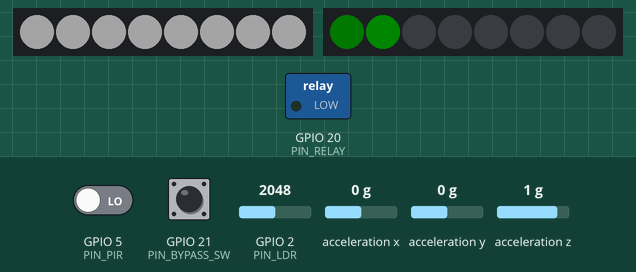
Recording of a sketch running on a simulated ESP32-C3. Parts: 2 × 8 RGB LEDs in strip order, left to right, switched loads named in the sketch (green lamp = pin HIGH). Wiring (inferred from the names in the program): MPU-6050 motion sensor at I2C address 0x68. Inputs (shaded band) come from the test bench; at power-on: acceleration z 1 g, GPIO 2 (PIN_LDR) = 2048, GPIO 5 (PIN_PIR) LOW, GPIO 21 (PIN_BYPASS_SW) HIGH, acceleration x 0 g, acceleration y 0 g. Dim RGB values are drawn brighter than linear; WiFi joins after 1.5 s; servers stay silent unless stated; EEPROM starts erased; no radio packets arrive unless stated; what the sketch prints to the serial monitor is not drawn.

Above: at 2.37 s.
2.8 s: acceleration z set to 0.1 g
5.8 s: acceleration z set to -0.2 g
At 5.97 s:
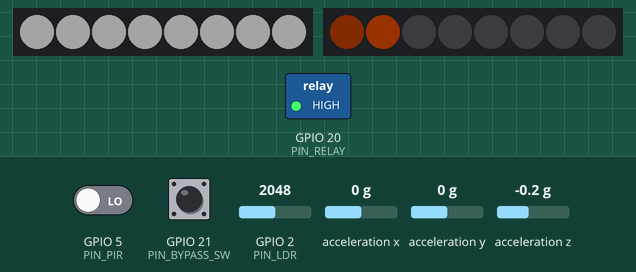
8.1 s: GPIO 2 (PIN_LDR) set to 428
9.6 s: GPIO 2 (PIN_LDR) set to 357
At 9.76 s:
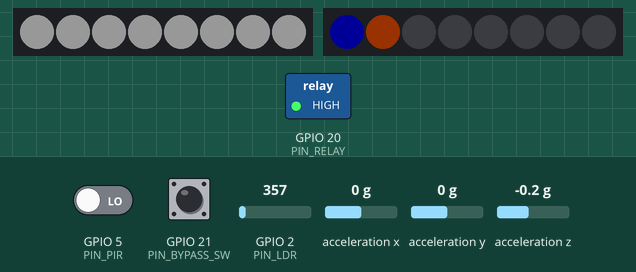
At 10.47 s:
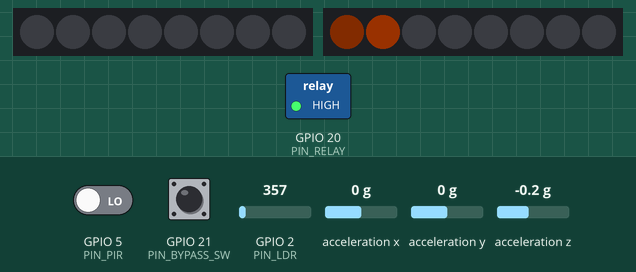
Timing chart, 0 to 17.7 s (numbered marks = the images above; inputs shaded):
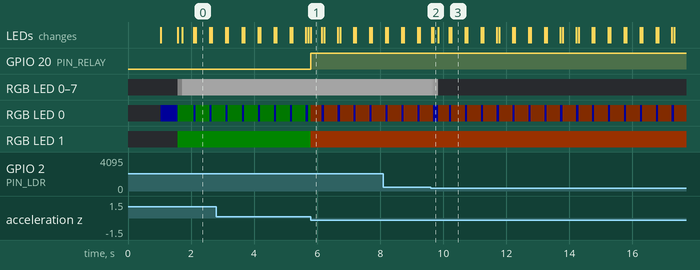

The sketch:

slave.ino
```cpp
// ════════════════════════════════════════════════════════════════
//  BlueArc Systems — Slave Node
//  File: slave.ino  |  ESP32-C3 Super Mini
//
//  Libraries required:
//    - LoRa             by Sandeep Mistry
//    - ArduinoJson      by Benoit Blanchon   (v6.x)
//    - Adafruit NeoPixel by Adafruit
//    - Adafruit INA260  by Adafruit           (A1 only)
//
//  Board: "ESP32C3 Dev Module"
// ════════════════════════════════════════════════════════════════

#include <Arduino.h>
#include <Wire.h>
#include <Preferences.h>
#include <Adafruit_NeoPixel.h>

#include "config.h"
#include "lora_comms.h"
#include "wifi_config.h"

#if ENABLE_INA260
  #include <Adafruit_INA260.h>
#endif

// ═════════════════════════════════════════════════════════════════
//  GLOBALS
// ═════════════════════════════════════════════════════════════════

Preferences prefs;

// Config — loaded from flash on boot
char  g_slaveId[4]       = SLAVE_ID;
float g_lat              = DEFAULT_LAT;
float g_lon              = DEFAULT_LON;
bool  g_bypassIntentFlag = false;
bool  g_relayTripped     = false;

NodeData g_node;

Adafruit_NeoPixel stripStreet(NUM_LEDS_STREET, PIN_WS2812_STREET, NEO_GRB + NEO_KHZ800);
Adafruit_NeoPixel stripStatus(NUM_LEDS_STATUS,  PIN_WS2812_STATUS, NEO_GRB + NEO_KHZ800);

unsigned long g_lastTxMs       = 0;
unsigned long g_pirTriggeredMs = 0;
unsigned long g_lastSerialMs   = 0;
unsigned long g_pirLastHighMs  = 0;
bool          g_pirActive      = false;
bool          g_pirDebounced   = false;
#define PIR_DEBOUNCE_MS  500

uint8_t g_currentBrightness = 0;
uint8_t g_targetBrightness  = 0;

float g_inaVoltageV  = 0.0f;
float g_inaCurrentMA = 0.0f;
float g_totalSavingWh  = 0.0f;
unsigned long g_lastEnergyMs = 0;
const float   ENERGY_RATE_RS = 7.0f;  // ₹/kWh

float g_tiltOffset    = 0.0f;
bool  g_tiltCalibrated = false;

#if ENABLE_INA260
  Adafruit_INA260 ina260;
#endif

#define MPU_ADDR       0x68
#define MPU_PWR_MGMT_1 0x6B
#define MPU_ACCEL_XOUT 0x3B

// ═════════════════════════════════════════════════════════════════
//  RELAY CONTROL
// ═════════════════════════════════════════════════════════════════

void tripRelay(const char* reason) {
  if (g_relayTripped) return;
  digitalWrite(PIN_RELAY, HIGH);
  g_relayTripped = true;
  g_node.faultFlags |= FAULT_RELAY_TRIP;
  Serial.printf("[RELAY] TRIPPED — %s\n", reason);
}

void clearRelay() {
  digitalWrite(PIN_RELAY, LOW);
  g_relayTripped = false;
  g_node.faultFlags &= ~FAULT_RELAY_TRIP;
  g_bypassIntentFlag = false;
  prefs.begin(NVS_NAMESPACE, false);
  prefs.putBool(NVS_KEY_BYPASS_F, false);
  prefs.end();
  Serial.println("[RELAY] Cleared — line restored");
}

// ═════════════════════════════════════════════════════════════════
//  SENSOR INIT & READ
// ═════════════════════════════════════════════════════════════════

void initMPU6050() {
  Wire.beginTransmission(MPU_ADDR);
  Wire.write(MPU_PWR_MGMT_1);
  Wire.write(0x00);
  Wire.endTransmission();
  delay(100);

  Serial.println("[MPU6050] Calibrating — keep device still...");
  float sum = 0;
  for (int i = 0; i < 20; i++) {
    // inline raw read for calibration
    Wire.beginTransmission(MPU_ADDR);
    Wire.write(MPU_ACCEL_XOUT);
    Wire.endTransmission(false);
    Wire.requestFrom(MPU_ADDR, 6, true);
    int16_t ax = (Wire.read() << 8) | Wire.read();
    int16_t ay = (Wire.read() << 8) | Wire.read();
    int16_t az = (Wire.read() << 8) | Wire.read();
    float axG = ax / MPU_ACCEL_SCALE;
    float ayG = ay / MPU_ACCEL_SCALE;
    float azG = az / MPU_ACCEL_SCALE;
    sum += degrees(acos(constrain(azG / sqrt(axG*axG + ayG*ayG + azG*azG), -1.0f, 1.0f)));
    delay(20);
  }
  g_tiltOffset     = sum / 20.0f;
  g_tiltCalibrated = true;
  Serial.printf("[MPU6050] OK — offset=%.1f°\n", g_tiltOffset);
}

float readMPU6050() {
  Wire.beginTransmission(MPU_ADDR);
  Wire.write(MPU_ACCEL_XOUT);
  Wire.endTransmission(false);
  Wire.requestFrom(MPU_ADDR, 6, true);
  int16_t ax = (Wire.read() << 8) | Wire.read();
  int16_t ay = (Wire.read() << 8) | Wire.read();
  int16_t az = (Wire.read() << 8) | Wire.read();
  float axG = ax / MPU_ACCEL_SCALE;
  float ayG = ay / MPU_ACCEL_SCALE;
  float azG = az / MPU_ACCEL_SCALE;
  float raw = degrees(acos(constrain(azG / sqrt(axG*axG + ayG*ayG + azG*azG), -1.0f, 1.0f)));
  float cal = raw - g_tiltOffset;
  if (cal < 0) cal = -cal;
  return cal;
}

#if ENABLE_INA260
void initINA260() {
  if (!ina260.begin(INA260_ADDR, &Wire)) {
    Serial.println("[INA260] INIT FAILED — check wiring!");
    return;
  }
  ina260.setAveragingCount(INA260_COUNT_16);
  ina260.setVoltageConversionTime(INA260_TIME_1_1_ms);
  ina260.setCurrentConversionTime(INA260_TIME_1_1_ms);
  Serial.println("[INA260] Init OK");
}

void readINA260() {
  g_inaCurrentMA     = ina260.readCurrent();
  g_inaVoltageV      = ina260.readBusVoltage() / 1000.0f;
  g_node.inaCurrentA = g_inaCurrentMA / 1000.0f;
  g_node.inaPowerW   = ina260.readPower() / 1000.0f;

  g_node.savingW = BASELINE_W - g_node.inaPowerW;
  if (g_node.savingW < 0) g_node.savingW = 0;

  unsigned long now = millis();
  float dtHours = (now - g_lastEnergyMs) / 3600000.0f;
  g_totalSavingWh += g_node.savingW * dtHours;
  g_lastEnergyMs = now;
  g_node.costSaved = (g_totalSavingWh / 1000.0f) * ENERGY_RATE_RS;
}
#endif

// ═════════════════════════════════════════════════════════════════
//  WS2812 CONTROL
// ═════════════════════════════════════════════════════════════════

void updateStreetlight() {
  static unsigned long lastFadeMs = 0;
  static uint8_t lastShownBrightness = 255;

  bool needFade = (g_currentBrightness != g_targetBrightness);

  if (needFade) {
    if (millis() - lastFadeMs < FADE_STEP_MS) return;
    lastFadeMs = millis();
    if (g_currentBrightness < g_targetBrightness) {
      uint8_t stepUp = 5;
      g_currentBrightness = (g_currentBrightness + stepUp < g_targetBrightness)
                            ? g_currentBrightness + stepUp : g_targetBrightness;
    } else {
      uint8_t step = 5;
      g_currentBrightness = (g_currentBrightness > g_targetBrightness + step)
                            ? g_currentBrightness - step : g_targetBrightness;
    }
  }

  if (g_currentBrightness == 0) {
    for (int i = 0; i < NUM_LEDS_STREET; i++)
      stripStreet.setPixelColor(i, 0);
    stripStreet.setBrightness(255);
  } else {
    stripStreet.setBrightness(g_currentBrightness);
    for (int i = 0; i < NUM_LEDS_STREET; i++)
      stripStreet.setPixelColor(i, stripStreet.Color(255, 255, 255));
  }

  if (needFade || g_currentBrightness != lastShownBrightness) {
    stripStreet.show();
    lastShownBrightness = g_currentBrightness;
  }
}

void setStreetlightTarget(uint8_t brightness) {
  g_targetBrightness = brightness;
}

void updateLightingLogic() {
  bool day    = !g_node.isNight;
  bool motion = g_node.pir;

  if (day) {
    setStreetlightTarget(BRIGHTNESS_OFF);
    return;
  }
  if (motion) {
    if (!g_pirActive) {
      g_pirTriggeredMs = millis();
      g_pirActive = true;
    }
    setStreetlightTarget(BRIGHTNESS_FULL);
  } else if (g_pirActive) {
    if (millis() - g_pirLastHighMs > PIR_HOLD_MS) {
      g_pirActive = false;
      setStreetlightTarget(BRIGHTNESS_SAVER);
    }
  } else {
    setStreetlightTarget(BRIGHTNESS_SAVER);
  }
}

// ── Status LED — only LED[0] flashes, rest stay as status colour ──
// LED[0]  = TX blink (blue pulse on send)
// LED[1]  = status colour (green/orange/red)
// LED[2..7] = off (reserved)
void setStatusLED(uint8_t r, uint8_t g, uint8_t b) {
  stripStatus.setBrightness(25);
  // LED 0: dim version of status colour (will get overridden on TX pulse)
  stripStatus.setPixelColor(0, stripStatus.Color(r/4, g/4, b/4));
  // LED 1: full status colour
  stripStatus.setPixelColor(1, stripStatus.Color(r, g, b));
  // LED 2-7: off
  for (int i = 2; i < NUM_LEDS_STATUS; i++)
    stripStatus.setPixelColor(i, 0);
  stripStatus.show();
}

// ── Quick blue flash on LED[0] only — called during TX ────────────
void txBlinkLED0() {
  stripStatus.setBrightness(25);
  stripStatus.setPixelColor(0, stripStatus.Color(0, 0, 255));  // LED 0 = blue
  stripStatus.show();
}

// ═════════════════════════════════════════════════════════════════
//  FAULT PROCESSING
// ═════════════════════════════════════════════════════════════════

void processFaults() {
  if (g_node.tilt) {
    g_node.faultFlags |= FAULT_TILT;
    if (g_node.tiltAngle > 60.0f) tripRelay("Severe tilt — pole may have fallen");
  } else {
    g_node.faultFlags &= ~FAULT_TILT;
  }

#if IS_RELAY_NODE
  if (checkA2Timeout()) {
    if (!g_a2Cache.bypassIntent) {
      tripRelay("A2 heartbeat timeout — possible wire break A1→A2");
      Serial.println("[FAULT] A1→A2 wire break suspected");
    } else {
      Serial.println("[INFO] A2 silent — bypass intent set, treating as DEVICE FAULT");
    }
  }
#endif

  if (g_node.faultFlags != 0 || g_relayTripped) {
    setStatusLED(255, 80, 0);
  } else if (!g_node.isNight) {
    setStatusLED(0, 255, 0);
  } else {
    setStatusLED(0, 80, 0);
  }
}

// ═════════════════════════════════════════════════════════════════
//  VERBOSE SERIAL STATUS
// ═════════════════════════════════════════════════════════════════

void printSerialStatus() {
  // NOTE: uses g_slaveId (runtime value) NOT compile-time SLAVE_ID
  //       so changing ID via web dashboard shows correctly here
  Serial.printf("\n┌─────────────── BlueArc %s Status ───────────────┐\n", g_slaveId);
  Serial.printf("│ LDR      : %s  (ADC=%d)\n",
                g_node.isNight ? "🌙 NIGHT" : "☀  DAY  ", analogRead(PIN_LDR));
  Serial.printf("│ PIR      : %s\n",
                g_node.pir ? "🚶 MOTION" : "   No motion");
  Serial.printf("│ Tilt     : %.1f°  %s\n",
                g_node.tiltAngle, g_node.tilt ? "⚠ ALARM" : "OK");
  Serial.printf("│ Light    : %d%%\n", (g_currentBrightness * 100) / 255);

#if ENABLE_INA260
  Serial.printf("│ INA260   : V=%.3fV  I=%.1fmA  P=%.3fW\n",
                g_inaVoltageV, g_inaCurrentMA, g_node.inaPowerW);
  Serial.printf("│ Saving   : %.3fW  ₹%.4f saved so far\n",
                g_node.savingW, g_node.costSaved);
#endif

  Serial.printf("│ Relay    : %s\n", g_relayTripped ? "⛔ TRIPPED" : "✅ OK");
  Serial.printf("│ Bypass   : %s\n",
                g_node.bypassActive ? "🔧 ACTIVE" : "Normal");

#if IS_RELAY_NODE
  if (g_a2Cache.valid) {
    Serial.printf("│ A2 last  : %lus ago  RSSI=%d  sq=%u  F=0x%02X  %s\n",
                  (millis() - g_a2Cache.lastRxMs) / 1000,
                  g_a2Cache.rssi, g_a2Cache.lastSeq, g_a2Cache.faultFlags,
                  (millis() - g_a2Cache.lastRxMs > HB_TIMEOUT_MS) ? "⚠ TIMEOUT" : "✅ Alive");
  } else {
    Serial.println("│ A2       : ⏳ Waiting...");
  }
#endif

  if (g_node.faultFlags) {
    Serial.printf("│ FAULTS   : 0x%02X → ", g_node.faultFlags);
    if (g_node.faultFlags & FAULT_OVERCURRENT)  Serial.print("[OC] ");
    if (g_node.faultFlags & FAULT_OVERVOLTAGE)  Serial.print("[OV] ");
    if (g_node.faultFlags & FAULT_VOLTAGE_SAG)  Serial.print("[SAG] ");
    if (g_node.faultFlags & FAULT_OVERTEMP)     Serial.print("[TEMP] ");
    if (g_node.faultFlags & FAULT_HB_LOST)      Serial.print("[HB_LOST] ");
    if (g_node.faultFlags & FAULT_TILT)         Serial.print("[TILT] ");
    if (g_node.faultFlags & FAULT_RELAY_TRIP)   Serial.print("[TRIP] ");
    Serial.println();
  } else {
    Serial.println("│ Faults   : None ✅");
  }

  Serial.println("└──────────────────────────────────────────────────────┘");
}

// ═════════════════════════════════════════════════════════════════
//  SETUP
// ═════════════════════════════════════════════════════════════════

void setup() {
  Serial.begin(115200);
  delay(500);
  Serial.println("\n══════════════════════════════════");
  Serial.printf("  BlueArc Slave %s  — Booting\n", SLAVE_ID);
  Serial.println("══════════════════════════════════");

  pinMode(PIN_PIR,       INPUT);
  pinMode(PIN_LDR,       INPUT);
  pinMode(PIN_RELAY,     OUTPUT);
  pinMode(PIN_BYPASS_SW, INPUT_PULLUP);
  digitalWrite(PIN_RELAY, LOW);

  // Load config from flash
  prefs.begin(NVS_NAMESPACE, true);
  String savedId  = prefs.getString(NVS_KEY_ID,  SLAVE_ID);
  float  savedLat = prefs.getFloat(NVS_KEY_LAT,  DEFAULT_LAT);
  float  savedLon = prefs.getFloat(NVS_KEY_LON,  DEFAULT_LON);
  g_bypassIntentFlag = prefs.getBool(NVS_KEY_BYPASS_F, false);
  prefs.end();

  savedId.toCharArray(g_slaveId, 4);
  g_lat = savedLat;
  g_lon = savedLon;

  // Print using runtime g_slaveId — reflects any stored change
  Serial.printf("[Config] ID=%s  LAT=%.4f  LON=%.4f\n", g_slaveId, g_lat, g_lon);
  Serial.printf("[Config] TX every %dms, wire-break timeout %dms\n",
                HEARTBEAT_TX_MS, HB_TIMEOUT_MS);

  Wire.begin(PIN_I2C_SDA, PIN_I2C_SCL);
  Wire.setClock(400000);

  initMPU6050();

  // WS2812 init
  stripStreet.begin();
  stripStatus.begin();
  stripStreet.setBrightness(255);
  for (int i = 0; i < NUM_LEDS_STREET; i++)
    stripStreet.setPixelColor(i, 0);
  stripStreet.show();
  stripStatus.setBrightness(128);
  for (int i = 0; i < NUM_LEDS_STATUS; i++)
    stripStatus.setPixelColor(i, 0);
  stripStatus.show();

  g_currentBrightness = 0;
  g_targetBrightness  = 0;

  // Boot indicator: only LED[0] blue
  txBlinkLED0();

#if ENABLE_INA260
  initINA260();
  g_lastEnergyMs = millis();
#endif
  delay(500);

  if (!initLoRa()) {
    setStatusLED(255, 0, 0);
  }

  initWiFiDashboard();

  setStatusLED(0, 255, 0);
  Serial.printf("[Boot] %s ready. All systems go.\n", g_slaveId);
  Serial.println("══════════════════════════════════\n");

  g_lastTxMs     = millis();
  g_lastEnergyMs = millis();
  g_lastSerialMs = millis();

  int ldrBoot = analogRead(PIN_LDR);
  Serial.printf("[LDR] Boot reading: %d  (%s)\n",
                ldrBoot, ldrBoot > LDR_DAY_THRESHOLD ? "NIGHT" : "DAY");
}

// ═════════════════════════════════════════════════════════════════
//  LOOP
// ═════════════════════════════════════════════════════════════════

void loop() {

  // ── 1. READ SENSORS ──────────────────────────────────────────────
  if (digitalRead(PIN_PIR) == HIGH) {
    g_pirLastHighMs = millis();
    g_pirDebounced  = true;
  } else if (millis() - g_pirLastHighMs > PIR_DEBOUNCE_MS) {
    g_pirDebounced  = false;
  }
  g_node.pir = g_pirDebounced;

  int ldrVal = analogRead(PIN_LDR);
  if (g_node.isNight) {
    if (ldrVal < LDR_DAY_THRESHOLD)   g_node.isNight = false;
  } else {
    if (ldrVal > LDR_NIGHT_THRESHOLD) g_node.isNight = true;
  }

  g_node.tiltAngle = readMPU6050();
  g_node.tilt      = (g_node.tiltAngle > TILT_THRESHOLD);
  g_node.bypassActive = (digitalRead(PIN_BYPASS_SW) == LOW);
  g_node.bypassIntent = g_bypassIntentFlag;
  g_node.relayOK   = !g_relayTripped;

#if ENABLE_INA260
  readINA260();
#endif

  // ── 2. LIGHTING ───────────────────────────────────────────────────
  updateLightingLogic();
  updateStreetlight();

  // ── 3. FAULTS ────────────────────────────────────────────────────
  processFaults();

  // ── 4. RECEIVE A2 (A1 only) ──────────────────────────────────────
#if IS_RELAY_NODE
  receiveA2Packet();
#endif

  // ── 5. TRANSMIT (every HEARTBEAT_TX_MS = 500ms) ──────────────────
  if (millis() - g_lastTxMs >= HEARTBEAT_TX_MS) {
    g_lastTxMs = millis();

    // Only LED[0] blinks blue during TX — all other LEDs keep their colour
    txBlinkLED0();
    sendPacket(g_node, g_slaveId);
    delay(5);

    // Restore LED[0] to dim status colour
    if (g_node.faultFlags != 0 || g_relayTripped) setStatusLED(255, 80, 0);
    else if (g_node.isNight)                       setStatusLED(0, 80, 0);
    else                                           setStatusLED(0, 255, 0);
  }

  // ── 6. SERIAL STATUS (every 2s) ───────────────────────────────────
  if (millis() - g_lastSerialMs >= 2000) {
    g_lastSerialMs = millis();
    printSerialStatus();
  }

  // ── 7. INCOMING COMMANDS FROM MASTER (A2 only) ───────────────────
#if !IS_RELAY_NODE
  int pktSize = LoRa.parsePacket();
  if (pktSize > 0) {
    String raw = "";
    while (LoRa.available()) raw += (char)LoRa.read();
    StaticJsonDocument<128> cmd;
    if (!deserializeJson(cmd, raw)) {
      const char* dst = cmd["dst"] | "";
      if (strcmp(dst, g_slaveId) == 0) {
        const char* action = cmd["action"] | "";
        if (strcmp(action, "TRIP") == 0)  tripRelay("Master command");
        if (strcmp(action, "CLEAR") == 0) clearRelay();
      }
    }
  }
#endif

  wifiHandleClient();
  delay(5);
}
```

Source omitted: lora_comms.h (5253 bytes), config.h (4039 bytes), wifi_config.h (16623 bytes)

Measured:
- the behaviour switches between 0 and -0.1 g on acceleration z (found by bisection; images 0 and 1)
- the behaviour switches between 400 and 399 on GPIO 2 (PIN_LDR) (found by bisection; images 1 and 2)
- after the input at 5.8 s, GPIO 20 (PIN_RELAY): LOW → HIGH at once; the LEDs: change at once (image 1)
- what the display in image 0 shows lasts 0.4 s, from 2.2 s to 2.6 s
